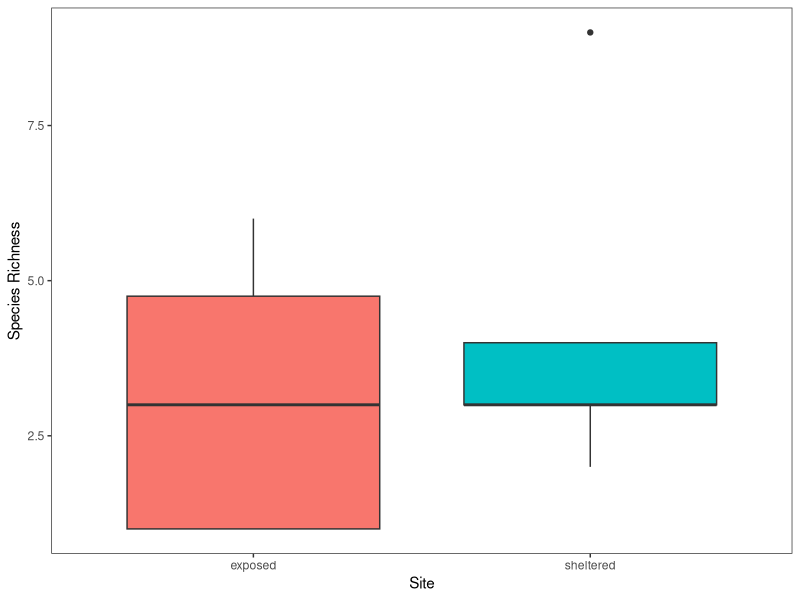

Write the R code that produced this figure.
## ---- chunk 1
library(vegan)
library(tidyverse)
## ---- chunk 2
data <- read.csv("data-entry-final.csv")

# Manipulating the data

data_analysis <- data %>% 
  select(-c(abiotic_hab, biotic_hab)) %>% 
  mutate(quadrat = as.factor(quadrat)) %>% 
  group_by(vertical_transect, quadrat, species)%>%
  mutate(n_per_quadrat = sum(n)*10) %>%
  mutate(site = ifelse(vertical_transect %in% c(1,2,3), "sheltered", "exposed")) %>% 
  select(-c(n,square)) %>% 
  na.omit %>%
  distinct() %>%
  group_by(vertical_transect, quadrat) %>%
  mutate(pi_quadrat = n_per_quadrat / sum(n_per_quadrat)) %>% 
  mutate(pi_log = log(pi_quadrat)) %>% 
  mutate(pi_times_pi_log = -(pi_quadrat * pi_log))

# Diversity calculation

shannon_diversity <- data_analysis %>% 
  group_by(vertical_transect, quadrat) %>%
  summarize(sum(pi_times_pi_log, na.rm = FALSE))

# Richness calculation

quad_richness <- data %>%
  drop_na(n) %>%
  group_by(vertical_transect,quadrat) %>%
  summarize(richness = length(unique(species))) %>%
  mutate(site = ifelse(vertical_transect %in% c(1,2,3), "sheltered", "exposed"))

# Evenness calculation

shannon_evenness <- quad_richness %>% 
  mutate(pi_even = 1/richness) %>% 
  mutate(pi_even_log = log(pi_even))

## ---- chunk 3
richness_plot <- ggplot(data = quad_richness) +
  geom_boxplot(aes(x = site, y = richness, fill = site)) +
  labs(x = "Site", y = "Species Richness")+
  theme_test()+
  theme(legend.position = 'none')
    
richness_plot
